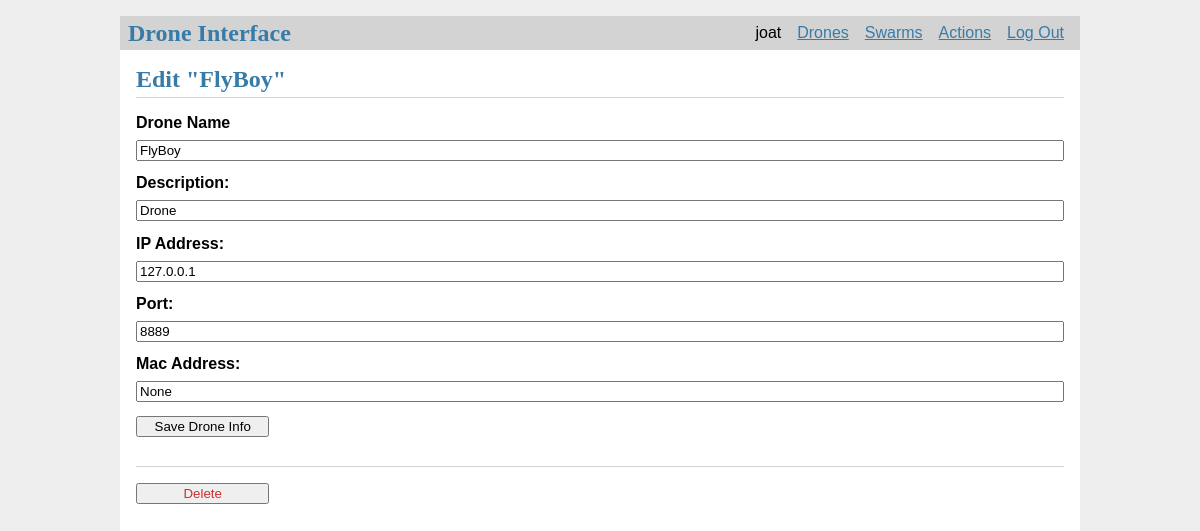
Page /2/update (signed in) on the committed database.
### tables this page shows
CREATE TABLE user (
  id INTEGER PRIMARY KEY AUTOINCREMENT,
  username TEXT UNIQUE NOT NULL,
  password TEXT NOT NULL
);

CREATE TABLE drones (
  id INTEGER PRIMARY KEY AUTOINCREMENT,
  drone_name TEXT UNIQUE NOT NULL,
  description TEXT NOT NULL,
  ip_addr TEXT NOT NULL,
  port TEXT NOT NULL,
  mac_addr TEXT,
  owner_id INTEGER NOT NULL,
  group_id INTEGER,
  FOREIGN KEY (owner_id) REFERENCES user (id),
  FOREIGN KEY (group_id) REFERENCES groups (id)
);

### flaskr/drones.py (the view, shortened to what this page needs)
@bp.route('/<int:id>/update', methods=('GET', 'POST'))
@login_required
def update_info(id):
    drone = get_drone(id)
    return render_template('drones/update_info.html', drone=drone)

### flaskr/auth.py (called while the page is built)
@bp.before_app_request
def load_logged_in_user():
    user_id = session.get('user_id')
    if user_id is None:
        g.user = None
    else:
        g.user = get_db().execute(
            'SELECT * FROM user WHERE id = ?', (user_id,)
        ).fetchone()

def login_required(view):
    @functools.wraps(view)
    def wrapped_view(**kwargs):
        if g.user is None:
            return redirect(url_for('auth.login'))
        return view(**kwargs)
    return wrapped_view

### flaskr/db.py (called while the page is built)
def get_db():
    if 'db' not in g:
        g.db = sqlite3.connect(
            current_app.config['DATABASE'],
            detect_types=sqlite3.PARSE_DECLTYPES
        )
        g.db.row_factory = sqlite3.Row
    return g.db

### flaskr/drones.py (called while the page is built)
def get_drone(id, check_author=True):
    drone = get_db().execute(
        'SELECT p.id, drone_name, description, ip_addr, port, mac_addr, owner_id'
        ' FROM drones p JOIN user u ON p.owner_id = u.id'
        ' WHERE p.id = ?',
        (id,)
    ).fetchone()
    if drone is None:
        abort(404, f"Drone id {id} doesn't exist.")
    if check_author and drone['owner_id'] != g.user['id']:
        abort(403)
    return drone

### flaskr/templates/drones/update_info.html
{% extends 'base.html' %}
{% block header %}
  <h1>{% block title %}Edit "{{ drone['drone_name'] }}"{% endblock %}</h1>
{% endblock %}
{% block content %}
  <form method="post">
    <label for="drone_name">Drone Name</label>
    <input name="drone_name" id="drone_name"
      value="{{ request.form['drone_name'] or drone['drone_name'] }}" required>
    <label for="description">Description:</label>
    <input type="description" name="description" id="description"
           value="{{ request.form['description'] or drone['description'] }}" required>
      <label for="ip_addr">IP Address:</label>
    <input type="ip_addr" name="ip_addr" id="ip_addr"
           value="{{ request.form['ip_addr'] or drone['ip_addr'] }}" required>
      <label for="port">Port:</label>
    <input type="port" name="port" id="port"
           value="{{ request.form['port'] or drone['port'] }}" required>
      <label for="mac_addr">Mac Address:</label>
    <input type="mac_addr" name="mac_addr" id="mac_addr"
           value="{{ request.form['port'] or drone['mac_addr'] }}" required>
    <input type="submit" value="Save Drone Info">
  </form>
  <hr>
  <form action="{{ url_for('drones.delete', id=drone['id']) }}" method="post">
    <input class="danger" type="submit" value="Delete" onclick="return confirm('Are you sure?');">
  </form>
{% endblock %}

### flaskr/templates/base.html (shortened to what this page needs)
<!doctype html>
<link rel="stylesheet" href="{{ url_for('static', filename='style.css') }}">
<nav>
  <h1>Drone Interface</h1>
  <ul>
    {% if g.user %}
        <li><span>{{ g.user['username'] }}</span>
        <li><a href="{{ url_for('drones.drones_display') }}">Drones</a>
        <li><a href="{{ url_for('swarms.swarms') }}">Swarms</a>
        <li><a href="{{ url_for('actions.mainpage') }}">Actions</a>
        <li><a href="{{ url_for('auth.logout') }}">Log Out</a>
    {% else %}
      <li><a href="{{ url_for('auth.register') }}">Register User</a>
      <li><a href="{{ url_for('auth.login') }}">Log In</a>
    {% endif %}
  </ul>
</nav>
<section class="content">
  <header>
    {% block header %}{% endblock %}
  </header>
  {% block content %}{% endblock %}
</section>

### flaskr/static/style.css (style rules this page uses)
h1 { font-family: serif; color: #377ba8; margin: 1rem 0; }
a { color: #377ba8; }
hr { border: none; border-top: 1px solid lightgray; }
nav { background: lightgray; display: flex; align-items: center; padding: 0 0.5rem; }
nav h1 { flex: auto; margin: 0; }
nav ul { display: flex; list-style: none; margin: 0; padding: 0; }
nav ul li a, nav ul li span, header .action { display: block; padding: 0.5rem; }
.content { padding: 0 1rem 1rem; }
.content > header { border-bottom: 1px solid lightgray; display: flex; align-items: flex-end; }
.content > header h1 { flex: auto; margin: 1rem 0 0.25rem 0; }
.content:last-child { margin-bottom: 0; }
.content form { margin: 1em 0; display: flex; flex-direction: column; }
.content label { font-weight: bold; margin-bottom: 0.5em; }
.content input, .content textarea { margin-bottom: 1em; }
input.danger { color: #cc2f2e; }
input[type=submit] { align-self: start; min-width: 10em; }

### rows in the picture
user: user.username "joat"
drones: drone_name "FlyBoy", description "Drone", ip_addr "127.0.0.1", port "8889"
